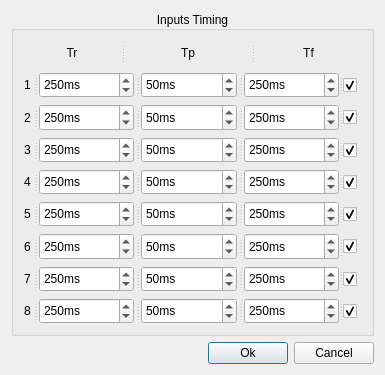
<?xml version="1.0" encoding="UTF-8"?>
<ui version="4.0">
 <class>InputSet</class>
 <widget class="QDialog" name="InputSet">
  <property name="windowModality">
   <enum>Qt::NonModal</enum>
  </property>
  <property name="geometry">
   <rect>
    <x>0</x>
    <y>0</y>
    <width>385</width>
    <height>375</height>
   </rect>
  </property>
  <property name="windowTitle">
   <string>Dialog</string>
  </property>
  <property name="windowIcon">
   <iconset resource="termin.qrc">
    <normaloff>:/images/SuperVisorA_128.png</normaloff>:/images/SuperVisorA_128.png</iconset>
  </property>
  <layout class="QGridLayout" name="gridLayout_2">
   <item row="0" column="0" colspan="3">
    <widget class="QGroupBox" name="inputsBox">
     <property name="sizePolicy">
      <sizepolicy hsizetype="Preferred" vsizetype="Preferred">
       <horstretch>0</horstretch>
       <verstretch>0</verstretch>
      </sizepolicy>
     </property>
     <property name="font">
      <font>
       <pointsize>9</pointsize>
      </font>
     </property>
     <property name="title">
      <string>Inputs Timing</string>
     </property>
     <property name="alignment">
      <set>Qt::AlignCenter</set>
     </property>
     <layout class="QGridLayout" name="gridLayout">
      <item row="0" column="0">
       <widget class="QSplitter" name="splitter">
        <property name="orientation">
         <enum>Qt::Horizontal</enum>
        </property>
        <widget class="QLabel" name="label_Tr">
         <property name="font">
          <font>
           <pointsize>9</pointsize>
           <weight>50</weight>
           <bold>false</bold>
          </font>
         </property>
         <property name="text">
          <string>Tr</string>
         </property>
         <property name="alignment">
          <set>Qt::AlignCenter</set>
         </property>
        </widget>
        <widget class="QLabel" name="label_Tp">
         <property name="font">
          <font>
           <pointsize>9</pointsize>
           <weight>50</weight>
           <bold>false</bold>
          </font>
         </property>
         <property name="text">
          <string>Tp</string>
         </property>
         <property name="alignment">
          <set>Qt::AlignCenter</set>
         </property>
        </widget>
        <widget class="QLabel" name="label_Tf">
         <property name="font">
          <font>
           <pointsize>9</pointsize>
           <weight>50</weight>
           <bold>false</bold>
          </font>
         </property>
         <property name="text">
          <string>Tf</string>
         </property>
         <property name="alignment">
          <set>Qt::AlignCenter</set>
         </property>
        </widget>
       </widget>
      </item>
      <item row="1" column="0">
       <widget class="QSplitter" name="splitter_10">
        <property name="orientation">
         <enum>Qt::Horizontal</enum>
        </property>
        <widget class="QSplitter" name="splitter_1">
         <property name="orientation">
          <enum>Qt::Horizontal</enum>
         </property>
         <property name="handleWidth">
          <number>7</number>
         </property>
         <widget class="QLabel" name="label_1">
          <property name="font">
           <font>
            <pointsize>9</pointsize>
            <weight>50</weight>
            <bold>false</bold>
           </font>
          </property>
          <property name="text">
           <string>1</string>
          </property>
          <property name="alignment">
           <set>Qt::AlignCenter</set>
          </property>
         </widget>
         <widget class="QSpinBox" name="spinTr1Box">
          <property name="sizePolicy">
           <sizepolicy hsizetype="Minimum" vsizetype="Preferred">
            <horstretch>0</horstretch>
            <verstretch>0</verstretch>
           </sizepolicy>
          </property>
          <property name="suffix">
           <string notr="true">ms</string>
          </property>
          <property name="maximum">
           <number>60000</number>
          </property>
          <property name="value">
           <number>250</number>
          </property>
         </widget>
         <widget class="QSpinBox" name="spinTp1Box">
          <property name="sizePolicy">
           <sizepolicy hsizetype="Minimum" vsizetype="Preferred">
            <horstretch>0</horstretch>
            <verstretch>0</verstretch>
           </sizepolicy>
          </property>
          <property name="suffix">
           <string notr="true">ms</string>
          </property>
          <property name="maximum">
           <number>60000</number>
          </property>
          <property name="value">
           <number>50</number>
          </property>
         </widget>
         <widget class="QSpinBox" name="spinTf1Box">
          <property name="sizePolicy">
           <sizepolicy hsizetype="Minimum" vsizetype="Preferred">
            <horstretch>0</horstretch>
            <verstretch>0</verstretch>
           </sizepolicy>
          </property>
          <property name="suffix">
           <string notr="true">ms</string>
          </property>
          <property name="maximum">
           <number>60000</number>
          </property>
          <property name="value">
           <number>250</number>
          </property>
         </widget>
        </widget>
        <widget class="QCheckBox" name="checkIn1Box">
         <property name="layoutDirection">
          <enum>Qt::LeftToRight</enum>
         </property>
         <property name="checked">
          <bool>true</bool>
         </property>
         <property name="autoRepeatDelay">
          <number>700</number>
         </property>
         <property name="autoRepeatInterval">
          <number>300</number>
         </property>
        </widget>
       </widget>
      </item>
      <item row="2" column="0">
       <widget class="QSplitter" name="splitter_9">
        <property name="orientation">
         <enum>Qt::Horizontal</enum>
        </property>
        <widget class="QSplitter" name="splitter_2">
         <property name="orientation">
          <enum>Qt::Horizontal</enum>
         </property>
         <property name="handleWidth">
          <number>7</number>
         </property>
         <widget class="QLabel" name="label_2">
          <property name="font">
           <font>
            <pointsize>9</pointsize>
            <weight>50</weight>
            <bold>false</bold>
           </font>
          </property>
          <property name="text">
           <string>2</string>
          </property>
          <property name="alignment">
           <set>Qt::AlignCenter</set>
          </property>
         </widget>
         <widget class="QSpinBox" name="spinTr2Box">
          <property name="sizePolicy">
           <sizepolicy hsizetype="Minimum" vsizetype="Preferred">
            <horstretch>0</horstretch>
            <verstretch>0</verstretch>
           </sizepolicy>
          </property>
          <property name="suffix">
           <string notr="true">ms</string>
          </property>
          <property name="maximum">
           <number>60000</number>
          </property>
          <property name="value">
           <number>250</number>
          </property>
         </widget>
         <widget class="QSpinBox" name="spinTp2Box">
          <property name="sizePolicy">
           <sizepolicy hsizetype="Minimum" vsizetype="Preferred">
            <horstretch>0</horstretch>
            <verstretch>0</verstretch>
           </sizepolicy>
          </property>
          <property name="suffix">
           <string notr="true">ms</string>
          </property>
          <property name="maximum">
           <number>60000</number>
          </property>
          <property name="value">
           <number>50</number>
          </property>
         </widget>
         <widget class="QSpinBox" name="spinTf2Box">
          <property name="sizePolicy">
           <sizepolicy hsizetype="Minimum" vsizetype="Preferred">
            <horstretch>0</horstretch>
            <verstretch>0</verstretch>
           </sizepolicy>
          </property>
          <property name="suffix">
           <string notr="true">ms</string>
          </property>
          <property name="maximum">
           <number>60000</number>
          </property>
          <property name="value">
           <number>250</number>
          </property>
         </widget>
        </widget>
        <widget class="QCheckBox" name="checkIn2Box">
         <property name="layoutDirection">
          <enum>Qt::LeftToRight</enum>
         </property>
         <property name="checked">
          <bool>true</bool>
         </property>
         <property name="autoRepeatDelay">
          <number>700</number>
         </property>
         <property name="autoRepeatInterval">
          <number>300</number>
         </property>
        </widget>
       </widget>
      </item>
      <item row="3" column="0">
       <widget class="QSplitter" name="splitter_11">
        <property name="orientation">
         <enum>Qt::Horizontal</enum>
        </property>
        <widget class="QSplitter" name="splitter_3">
         <property name="orientation">
          <enum>Qt::Horizontal</enum>
         </property>
         <property name="handleWidth">
          <number>7</number>
         </property>
         <widget class="QLabel" name="label_3">
          <property name="font">
           <font>
            <pointsize>9</pointsize>
            <weight>50</weight>
            <bold>false</bold>
           </font>
          </property>
          <property name="text">
           <string>3</string>
          </property>
          <property name="alignment">
           <set>Qt::AlignCenter</set>
          </property>
         </widget>
         <widget class="QSpinBox" name="spinTr3Box">
          <property name="sizePolicy">
           <sizepolicy hsizetype="Minimum" vsizetype="Preferred">
            <horstretch>0</horstretch>
            <verstretch>0</verstretch>
           </sizepolicy>
          </property>
          <property name="suffix">
           <string notr="true">ms</string>
          </property>
          <property name="maximum">
           <number>60000</number>
          </property>
          <property name="value">
           <number>250</number>
          </property>
         </widget>
         <widget class="QSpinBox" name="spinTp3Box">
          <property name="sizePolicy">
           <sizepolicy hsizetype="Minimum" vsizetype="Preferred">
            <horstretch>0</horstretch>
            <verstretch>0</verstretch>
           </sizepolicy>
          </property>
          <property name="suffix">
           <string notr="true">ms</string>
          </property>
          <property name="maximum">
           <number>60000</number>
          </property>
          <property name="value">
           <number>50</number>
          </property>
         </widget>
         <widget class="QSpinBox" name="spinTf3Box">
          <property name="sizePolicy">
           <sizepolicy hsizetype="Minimum" vsizetype="Preferred">
            <horstretch>0</horstretch>
            <verstretch>0</verstretch>
           </sizepolicy>
          </property>
          <property name="suffix">
           <string notr="true">ms</string>
          </property>
          <property name="maximum">
           <number>60000</number>
          </property>
          <property name="value">
           <number>250</number>
          </property>
         </widget>
        </widget>
        <widget class="QCheckBox" name="checkIn3Box">
         <property name="layoutDirection">
          <enum>Qt::LeftToRight</enum>
         </property>
         <property name="checked">
          <bool>true</bool>
         </property>
         <property name="autoRepeatDelay">
          <number>700</number>
         </property>
         <property name="autoRepeatInterval">
          <number>300</number>
         </property>
        </widget>
       </widget>
      </item>
      <item row="4" column="0">
       <widget class="QSplitter" name="splitter_12">
        <property name="orientation">
         <enum>Qt::Horizontal</enum>
        </property>
        <widget class="QSplitter" name="splitter_4">
         <property name="orientation">
          <enum>Qt::Horizontal</enum>
         </property>
         <property name="handleWidth">
          <number>7</number>
         </property>
         <widget class="QLabel" name="label_4">
          <property name="font">
           <font>
            <pointsize>9</pointsize>
            <weight>50</weight>
            <bold>false</bold>
           </font>
          </property>
          <property name="text">
           <string>4</string>
          </property>
          <property name="alignment">
           <set>Qt::AlignCenter</set>
          </property>
         </widget>
         <widget class="QSpinBox" name="spinTr4Box">
          <property name="sizePolicy">
           <sizepolicy hsizetype="Minimum" vsizetype="Preferred">
            <horstretch>0</horstretch>
            <verstretch>0</verstretch>
           </sizepolicy>
          </property>
          <property name="suffix">
           <string notr="true">ms</string>
          </property>
          <property name="maximum">
           <number>60000</number>
          </property>
          <property name="value">
           <number>250</number>
          </property>
         </widget>
         <widget class="QSpinBox" name="spinTp4Box">
          <property name="sizePolicy">
           <sizepolicy hsizetype="Minimum" vsizetype="Preferred">
            <horstretch>0</horstretch>
            <verstretch>0</verstretch>
           </sizepolicy>
          </property>
          <property name="suffix">
           <string notr="true">ms</string>
          </property>
          <property name="maximum">
           <number>60000</number>
          </property>
          <property name="value">
           <number>50</number>
          </property>
         </widget>
         <widget class="QSpinBox" name="spinTf4Box">
          <property name="sizePolicy">
           <sizepolicy hsizetype="Minimum" vsizetype="Preferred">
            <horstretch>0</horstretch>
            <verstretch>0</verstretch>
           </sizepolicy>
          </property>
          <property name="suffix">
           <string notr="true">ms</string>
          </property>
          <property name="maximum">
           <number>60000</number>
          </property>
          <property name="value">
           <number>250</number>
          </property>
         </widget>
        </widget>
        <widget class="QCheckBox" name="checkIn4Box">
         <property name="layoutDirection">
          <enum>Qt::LeftToRight</enum>
         </property>
         <property name="checked">
          <bool>true</bool>
         </property>
         <property name="autoRepeatDelay">
          <number>700</number>
         </property>
         <property name="autoRepeatInterval">
          <number>300</number>
         </property>
        </widget>
       </widget>
      </item>
      <item row="5" column="0">
       <widget class="QSplitter" name="splitter_13">
        <property name="orientation">
         <enum>Qt::Horizontal</enum>
        </property>
        <widget class="QSplitter" name="splitter_5">
         <property name="orientation">
          <enum>Qt::Horizontal</enum>
         </property>
         <property name="handleWidth">
          <number>7</number>
         </property>
         <widget class="QLabel" name="label_5">
          <property name="font">
           <font>
            <pointsize>9</pointsize>
            <weight>50</weight>
            <bold>false</bold>
           </font>
          </property>
          <property name="text">
           <string>5</string>
          </property>
          <property name="alignment">
           <set>Qt::AlignCenter</set>
          </property>
         </widget>
         <widget class="QSpinBox" name="spinTr5Box">
          <property name="sizePolicy">
           <sizepolicy hsizetype="Minimum" vsizetype="Preferred">
            <horstretch>0</horstretch>
            <verstretch>0</verstretch>
           </sizepolicy>
          </property>
          <property name="suffix">
           <string notr="true">ms</string>
          </property>
          <property name="maximum">
           <number>60000</number>
          </property>
          <property name="value">
           <number>250</number>
          </property>
         </widget>
         <widget class="QSpinBox" name="spinTp5Box">
          <property name="sizePolicy">
           <sizepolicy hsizetype="Minimum" vsizetype="Preferred">
            <horstretch>0</horstretch>
            <verstretch>0</verstretch>
           </sizepolicy>
          </property>
          <property name="suffix">
           <string notr="true">ms</string>
          </property>
          <property name="maximum">
           <number>60000</number>
          </property>
          <property name="value">
           <number>50</number>
          </property>
         </widget>
         <widget class="QSpinBox" name="spinTf5Box">
          <property name="sizePolicy">
           <sizepolicy hsizetype="Minimum" vsizetype="Preferred">
            <horstretch>0</horstretch>
            <verstretch>0</verstretch>
           </sizepolicy>
          </property>
          <property name="suffix">
           <string notr="true">ms</string>
          </property>
          <property name="maximum">
           <number>60000</number>
          </property>
          <property name="value">
           <number>250</number>
          </property>
         </widget>
        </widget>
        <widget class="QCheckBox" name="checkIn5Box">
         <property name="layoutDirection">
          <enum>Qt::LeftToRight</enum>
         </property>
         <property name="checked">
          <bool>true</bool>
         </property>
         <property name="autoRepeatDelay">
          <number>700</number>
         </property>
         <property name="autoRepeatInterval">
          <number>300</number>
         </property>
        </widget>
       </widget>
      </item>
      <item row="6" column="0">
       <widget class="QSplitter" name="splitter_14">
        <property name="orientation">
         <enum>Qt::Horizontal</enum>
        </property>
        <widget class="QSplitter" name="splitter_6">
         <property name="orientation">
          <enum>Qt::Horizontal</enum>
         </property>
         <property name="handleWidth">
          <number>7</number>
         </property>
         <widget class="QLabel" name="label_6">
          <property name="font">
           <font>
            <pointsize>9</pointsize>
            <weight>50</weight>
            <bold>false</bold>
           </font>
          </property>
          <property name="text">
           <string>6</string>
          </property>
          <property name="alignment">
           <set>Qt::AlignCenter</set>
          </property>
         </widget>
         <widget class="QSpinBox" name="spinTr6Box">
          <property name="sizePolicy">
           <sizepolicy hsizetype="Minimum" vsizetype="Preferred">
            <horstretch>0</horstretch>
            <verstretch>0</verstretch>
           </sizepolicy>
          </property>
          <property name="suffix">
           <string notr="true">ms</string>
          </property>
          <property name="maximum">
           <number>60000</number>
          </property>
          <property name="value">
           <number>250</number>
          </property>
         </widget>
         <widget class="QSpinBox" name="spinTp6Box">
          <property name="sizePolicy">
           <sizepolicy hsizetype="Minimum" vsizetype="Preferred">
            <horstretch>0</horstretch>
            <verstretch>0</verstretch>
           </sizepolicy>
          </property>
          <property name="suffix">
           <string notr="true">ms</string>
          </property>
          <property name="maximum">
           <number>60000</number>
          </property>
          <property name="value">
           <number>50</number>
          </property>
         </widget>
         <widget class="QSpinBox" name="spinTf6Box">
          <property name="sizePolicy">
           <sizepolicy hsizetype="Minimum" vsizetype="Preferred">
            <horstretch>0</horstretch>
            <verstretch>0</verstretch>
           </sizepolicy>
          </property>
          <property name="suffix">
           <string notr="true">ms</string>
          </property>
          <property name="maximum">
           <number>60000</number>
          </property>
          <property name="value">
           <number>250</number>
          </property>
         </widget>
        </widget>
        <widget class="QCheckBox" name="checkIn6Box">
         <property name="layoutDirection">
          <enum>Qt::LeftToRight</enum>
         </property>
         <property name="checked">
          <bool>true</bool>
         </property>
         <property name="autoRepeatDelay">
          <number>700</number>
         </property>
         <property name="autoRepeatInterval">
          <number>300</number>
         </property>
        </widget>
       </widget>
      </item>
      <item row="7" column="0">
       <widget class="QSplitter" name="splitter_15">
        <property name="orientation">
         <enum>Qt::Horizontal</enum>
        </property>
        <widget class="QSplitter" name="splitter_7">
         <property name="orientation">
          <enum>Qt::Horizontal</enum>
         </property>
         <property name="handleWidth">
          <number>7</number>
         </property>
         <widget class="QLabel" name="label_7">
          <property name="font">
           <font>
            <pointsize>9</pointsize>
            <weight>50</weight>
            <bold>false</bold>
           </font>
          </property>
          <property name="text">
           <string>7</string>
          </property>
          <property name="alignment">
           <set>Qt::AlignCenter</set>
          </property>
         </widget>
         <widget class="QSpinBox" name="spinTr7Box">
          <property name="sizePolicy">
           <sizepolicy hsizetype="Minimum" vsizetype="Preferred">
            <horstretch>0</horstretch>
            <verstretch>0</verstretch>
           </sizepolicy>
          </property>
          <property name="suffix">
           <string notr="true">ms</string>
          </property>
          <property name="maximum">
           <number>60000</number>
          </property>
          <property name="value">
           <number>250</number>
          </property>
         </widget>
         <widget class="QSpinBox" name="spinTp7Box">
          <property name="sizePolicy">
           <sizepolicy hsizetype="Minimum" vsizetype="Preferred">
            <horstretch>0</horstretch>
            <verstretch>0</verstretch>
           </sizepolicy>
          </property>
          <property name="suffix">
           <string notr="true">ms</string>
          </property>
          <property name="maximum">
           <number>60000</number>
          </property>
          <property name="value">
           <number>50</number>
          </property>
         </widget>
         <widget class="QSpinBox" name="spinTf7Box">
          <property name="suffix">
           <string notr="true">ms</string>
          </property>
          <property name="maximum">
           <number>60000</number>
          </property>
          <property name="value">
           <number>250</number>
          </property>
         </widget>
        </widget>
        <widget class="QCheckBox" name="checkIn7Box">
         <property name="layoutDirection">
          <enum>Qt::LeftToRight</enum>
         </property>
         <property name="checked">
          <bool>true</bool>
         </property>
         <property name="autoRepeatDelay">
          <number>700</number>
         </property>
         <property name="autoRepeatInterval">
          <number>300</number>
         </property>
        </widget>
       </widget>
      </item>
      <item row="8" column="0">
       <widget class="QSplitter" name="splitter_16">
        <property name="orientation">
         <enum>Qt::Horizontal</enum>
        </property>
        <widget class="QSplitter" name="splitter_8">
         <property name="orientation">
          <enum>Qt::Horizontal</enum>
         </property>
         <property name="handleWidth">
          <number>7</number>
         </property>
         <widget class="QLabel" name="label_8">
          <property name="font">
           <font>
            <pointsize>9</pointsize>
            <weight>50</weight>
            <bold>false</bold>
           </font>
          </property>
          <property name="text">
           <string>8</string>
          </property>
          <property name="alignment">
           <set>Qt::AlignCenter</set>
          </property>
         </widget>
         <widget class="QSpinBox" name="spinTr8Box">
          <property name="sizePolicy">
           <sizepolicy hsizetype="Minimum" vsizetype="Preferred">
            <horstretch>0</horstretch>
            <verstretch>0</verstretch>
           </sizepolicy>
          </property>
          <property name="suffix">
           <string notr="true">ms</string>
          </property>
          <property name="maximum">
           <number>60000</number>
          </property>
          <property name="value">
           <number>250</number>
          </property>
         </widget>
         <widget class="QSpinBox" name="spinTp8Box">
          <property name="sizePolicy">
           <sizepolicy hsizetype="Minimum" vsizetype="Preferred">
            <horstretch>0</horstretch>
            <verstretch>0</verstretch>
           </sizepolicy>
          </property>
          <property name="suffix">
           <string notr="true">ms</string>
          </property>
          <property name="maximum">
           <number>60000</number>
          </property>
          <property name="value">
           <number>50</number>
          </property>
         </widget>
         <widget class="QSpinBox" name="spinTf8Box">
          <property name="sizePolicy">
           <sizepolicy hsizetype="Minimum" vsizetype="Preferred">
            <horstretch>0</horstretch>
            <verstretch>0</verstretch>
           </sizepolicy>
          </property>
          <property name="suffix">
           <string notr="true">ms</string>
          </property>
          <property name="maximum">
           <number>60000</number>
          </property>
          <property name="value">
           <number>250</number>
          </property>
         </widget>
        </widget>
        <widget class="QCheckBox" name="checkIn8Box">
         <property name="layoutDirection">
          <enum>Qt::LeftToRight</enum>
         </property>
         <property name="checked">
          <bool>true</bool>
         </property>
         <property name="autoRepeatDelay">
          <number>700</number>
         </property>
         <property name="autoRepeatInterval">
          <number>300</number>
         </property>
        </widget>
       </widget>
      </item>
     </layout>
    </widget>
   </item>
   <item row="1" column="0">
    <spacer name="horizontalSpacer">
     <property name="orientation">
      <enum>Qt::Horizontal</enum>
     </property>
     <property name="sizeHint" stdset="0">
      <size>
       <width>140</width>
       <height>20</height>
      </size>
     </property>
    </spacer>
   </item>
   <item row="1" column="1">
    <widget class="QPushButton" name="okButton">
     <property name="sizePolicy">
      <sizepolicy hsizetype="Fixed" vsizetype="Fixed">
       <horstretch>0</horstretch>
       <verstretch>0</verstretch>
      </sizepolicy>
     </property>
     <property name="text">
      <string>Ok</string>
     </property>
     <property name="autoRepeatDelay">
      <number>700</number>
     </property>
     <property name="autoRepeatInterval">
      <number>500</number>
     </property>
    </widget>
   </item>
   <item row="1" column="2">
    <widget class="QPushButton" name="cancelButton">
     <property name="sizePolicy">
      <sizepolicy hsizetype="Fixed" vsizetype="Fixed">
       <horstretch>0</horstretch>
       <verstretch>0</verstretch>
      </sizepolicy>
     </property>
     <property name="text">
      <string>Cancel</string>
     </property>
     <property name="autoRepeatDelay">
      <number>700</number>
     </property>
     <property name="autoRepeatInterval">
      <number>500</number>
     </property>
    </widget>
   </item>
  </layout>
 </widget>
 <tabstops>
  <tabstop>cancelButton</tabstop>
  <tabstop>okButton</tabstop>
  <tabstop>spinTr1Box</tabstop>
  <tabstop>spinTr2Box</tabstop>
  <tabstop>spinTr3Box</tabstop>
  <tabstop>spinTr4Box</tabstop>
  <tabstop>spinTr5Box</tabstop>
  <tabstop>spinTr6Box</tabstop>
  <tabstop>spinTr7Box</tabstop>
  <tabstop>spinTr8Box</tabstop>
  <tabstop>spinTp1Box</tabstop>
  <tabstop>spinTp2Box</tabstop>
  <tabstop>spinTp3Box</tabstop>
  <tabstop>spinTp4Box</tabstop>
  <tabstop>spinTp5Box</tabstop>
  <tabstop>spinTp6Box</tabstop>
  <tabstop>spinTp7Box</tabstop>
  <tabstop>spinTp8Box</tabstop>
  <tabstop>spinTf1Box</tabstop>
  <tabstop>spinTf2Box</tabstop>
  <tabstop>spinTf3Box</tabstop>
  <tabstop>spinTf4Box</tabstop>
  <tabstop>spinTf5Box</tabstop>
  <tabstop>spinTf6Box</tabstop>
  <tabstop>spinTf7Box</tabstop>
  <tabstop>spinTf8Box</tabstop>
 </tabstops>
 <resources>
  <include location="termin.qrc"/>
 </resources>
 <connections/>
</ui>
